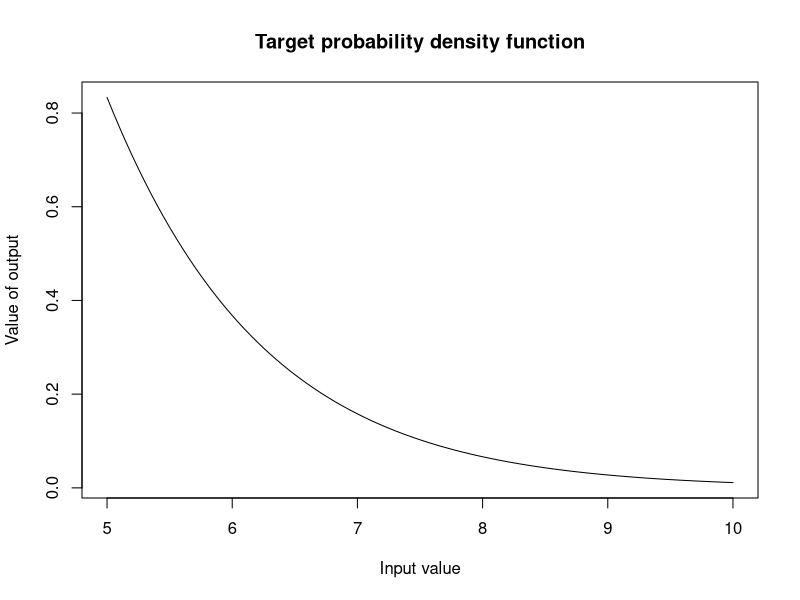
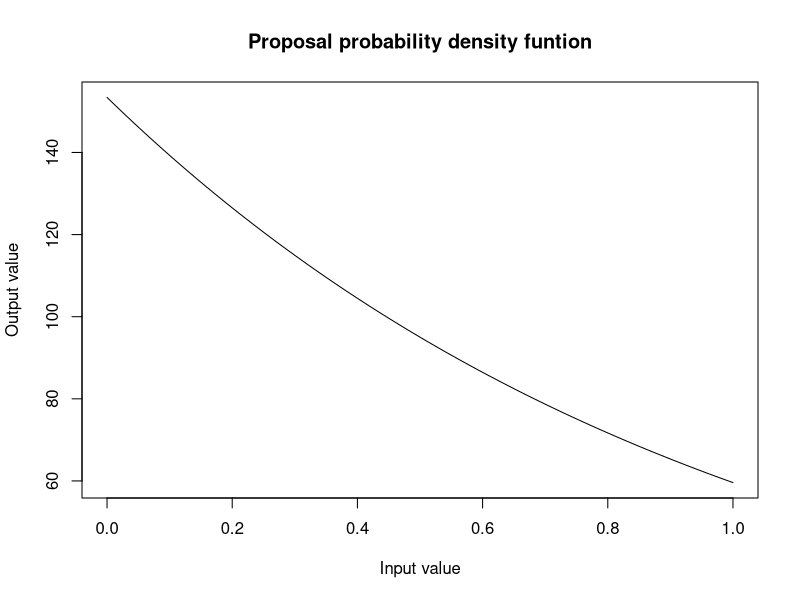
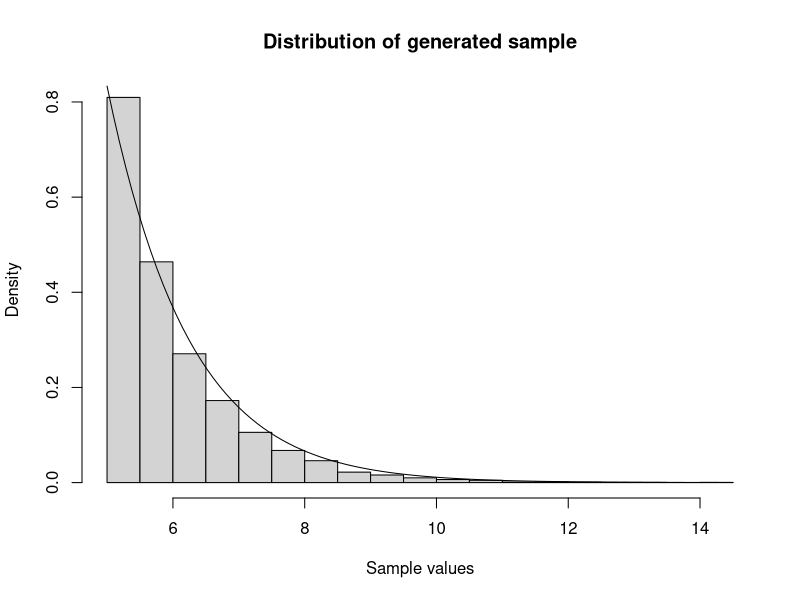

The R script that drew these images, in order:
#Monte Carlo Integration- Integration by Simulation-------------------------
#Defining our target pdf(density function to integrate) --------------------------
target_pdf<-function(x){
  (x*exp(-x))/(6*exp(-5))
}

#Defining proposal pdf number generator(density that we sample from a compare to target)--
proposal_pdf<- function(x){
  5 + rexp(1, rate =1)
}
proposal_pdf_graph<- function(x){
  5 + exp(-(x - 5))
}
#Graphing our target  and proposal probability density function 
curve(target_pdf(x), from = 5, to =10, 
      xlab = "Input value",
      ylab = "Value of output",
      main = "Target probability density function")

curve(proposal_pdf_graph(x),
      xlab = "Input value",
      ylab = "Output value",
      main = "Proposal probability density funtion")

#Rejection Sampling function ------------------------------------
sim_gamma<-function(){
  set.seed(123)
  n<-5000
  sample_y<-numeric(n)
  count<-0
  while(count<n) {
    y<-proposal_pdf(1)
    #uniform comparison
    u<- runif(1,0,1)
    #accept or reject criteria
    
    if( u < target_pdf(y)/proposal_pdf(y))
      count<- count +1
    sample_y[count]<-y
    
  }
  return(sample_y)
}

#Graphical display of ditribution of sample and pdf ------------- 
hist(sim_gamma(), freq = FALSE,
     main = "Distribution of generated sample",
     xlab = "Sample values")
curve(target_pdf(x), add = TRUE)
